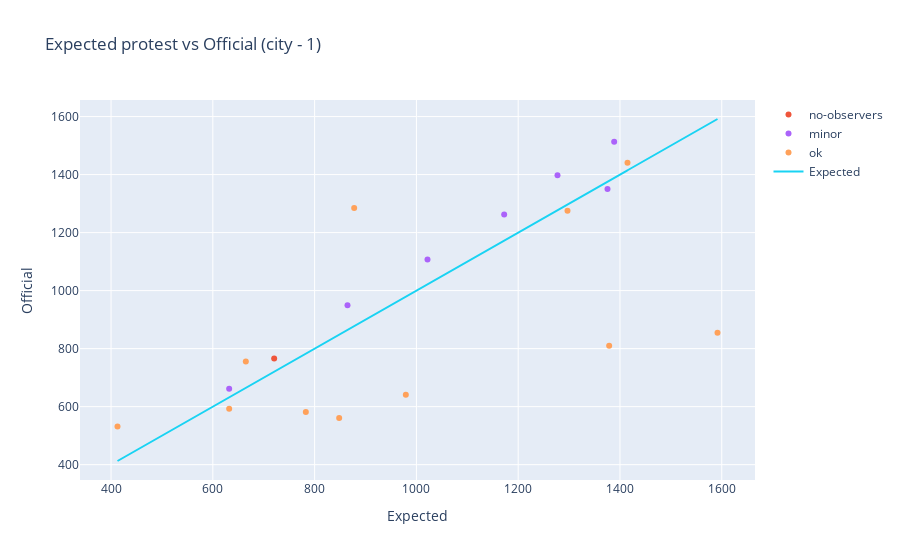

Notebook cell for this chart:
### Code cell
expected_vs_official_detailed('city', 1)

### Figure 1 — Plotly figure (JSON) as saved in the notebook; plotly's stock layout.template omitted (floating-point values rounded to 4 significant figures)
{"data": [{"mode": "markers", "name": "wrong voters", "text": [], "type": "scatter", "x": [], "y": []}, {"mode": "markers", "name": "no-observers", "text": ["01-011-0032 (986) 0"], "type": "scatter", "x": [720.5], "y": [766]}, {"mode": "markers", "name": "major", "text": [], "type": "scatter", "x": [], "y": []}, {"mode": "markers", "name": "minor", "text": ["01-010-0007 (917) 5", "01-010-0025 (935) 3", "01-010-0032 (942) 2", "01-010-0034 (944) 5", "01-011-0015 (969) 2", "01-011-0038 (992) 2", "01-011-0061 (1015) 2"], "type": "scatter", "x": [1172.0, 1376.0, 864.6, 1389.0, 1277.0, 632.1, 1022.0], "y": [1262, 1350, 950, 1513, 1398, 662, 1107]}, {"mode": "markers", "name": "ok", "text": ["01-010-0001 (911) 2", "01-010-0010 (920) 2", "01-010-0012 (922) 3", "01-010-0017 (927) 3", "01-010-0028 (938) 2", "01-010-0030 (940) 3", "01-010-0044 (954) 2", "01-011-0037 (991) 1", "01-011-0049 (1003) 2", "01-011-0079 (1033) 3", "01-011-0087 (1041) 2"], "type": "scatter", "x": [1592.0, 412.6, 979.2, 782.7, 877.7, 848.2, 632.1, 664.8, 1297.0, 1379.0, 1415.0], "y": [855, 532, 641, 582, 1285, 561, 593, 756, 1275, 810, 1441]}, {"mode": "lines", "name": "Expected", "type": "scatter", "x": [1592.0, 1172.0, 412.6, 979.2, 782.7, 1376.0, 877.7, 848.2, 864.6, 1389.0, 632.1, 1277.0, 720.5, 664.8, 632.1, 1297.0, 1022.0, 1379.0, 1415.0], "y": [1592.0, 1172.0, 412.6, 979.2, 782.7, 1376.0, 877.7, 848.2, 864.6, 1389.0, 632.1, 1277.0, 720.5, 664.8, 632.1, 1297.0, 1022.0, 1379.0, 1415.0]}], "layout": {"title": {"text": "Expected protest vs Official (city - 1)"}, "xaxis": {"title": {"text": "Expected"}}, "yaxis": {"title": {"text": "Official"}}}}
